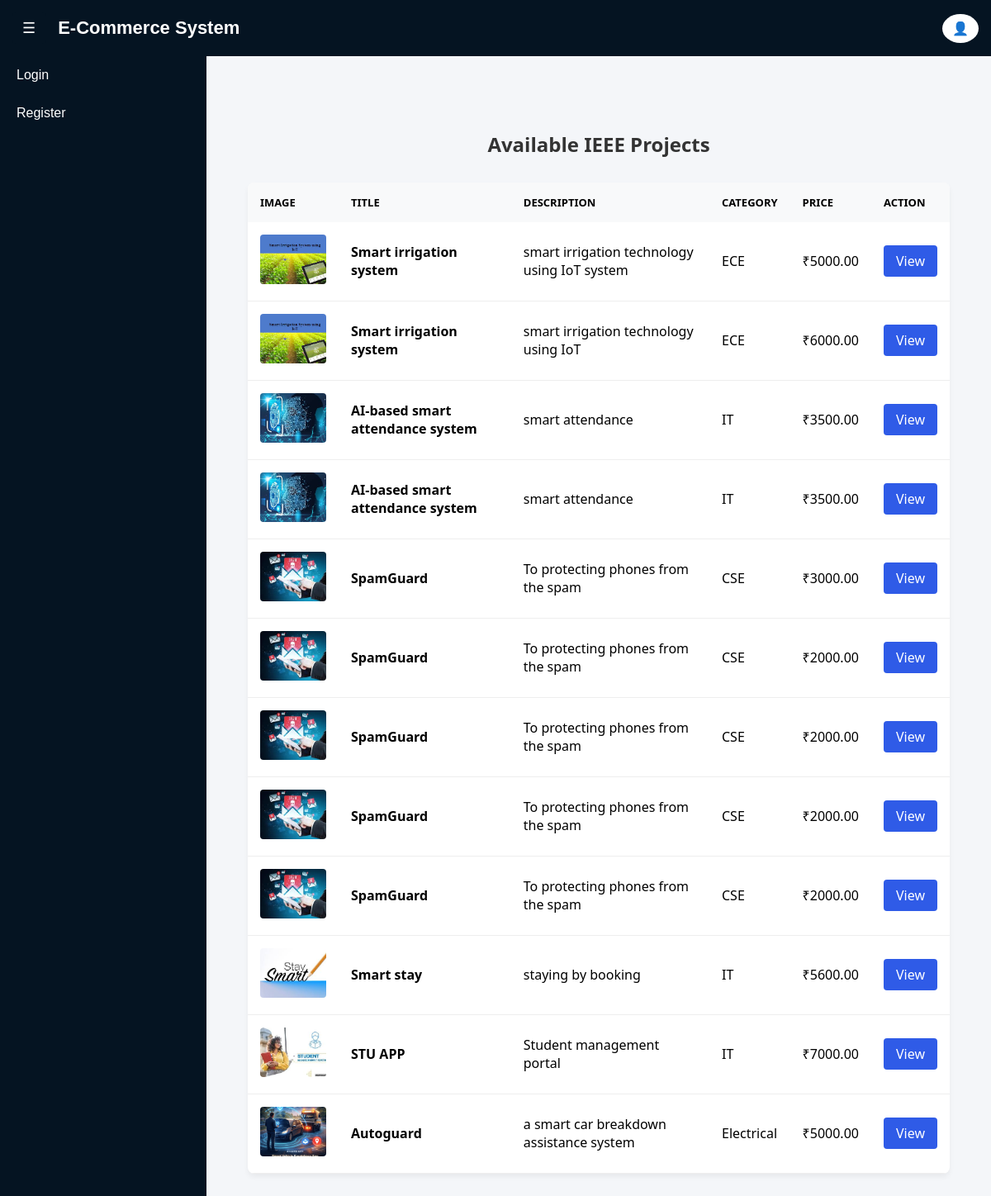
The page /projects/ on the database as committed earlier.
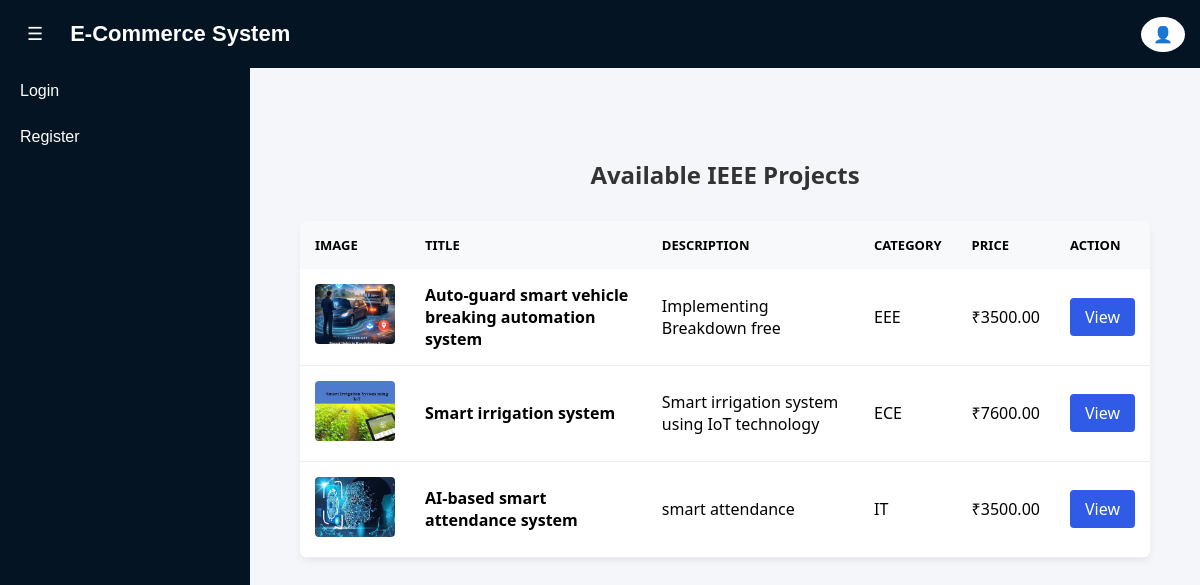
The same page on the database as committed later.
### ecom_app/models.py (models this page shows, shortened)
class Project(models.Model):
    CATEGORY_CHOICES = (
        ('AI', 'Artificial Intelligence'),
        ('ML', 'Machine Learning'),
        ('DL', 'Deep Learning'),
        ('WEB', 'Web Development'),
        ('IOT', 'Internet of Things'),
        ('DATA', 'Data Science'),
    )
    title = models.CharField(max_length=255)
    description = models.TextField()
    category = models.CharField(max_length=50, choices=CATEGORY_CHOICES)
    price = models.DecimalField(max_digits=10, decimal_places=2)
    google_drive_link = models.URLField()
    project_image = models.ImageField(upload_to='project_images/')
    created_at = models.DateTimeField(auto_now_add=True)

### ecom_app/views.py (the view)
# urls.py: path('projects/', views.admin_project_list, name='admin_project_list'),
def admin_project_list(request):
    projects = Project.objects.all().order_by('-created_at')
    return render(request, 'store/admin_project_list.html', {'projects': projects})

### ecom_app/templates/store/admin_project_list.html (shortened to what this page needs)
{% extends 'store/admin_base.html' %}
{% block content %}
<div class="content-wrapper">
<h2 class="title">Available IEEE Projects</h2>
    <div class="table-container">
        <table class="project-table">
            <thead>
                <tr>
                    <th>Image</th>
                    <th>Title</th>
                    <th>Description</th>
                    <th>Category</th>
                    <th>Price</th>
                    <th>Action</th>
                </tr>
            </thead>
            <tbody>
                {% for project in projects %}
                <tr>
                    <td>
                        <img src="{{ project.project_image.url }}" class="project-img" alt="{{ project.title }}">
                    </td>
                    <td><strong>{{ project.title }}</strong></td>
                    <td>{{ project.description|truncatewords:10 }}</td>
                    <td><span class="badge">{{ project.category }}</span></td>
                    <td>₹{{ project.price }}</td>
                    <td>
                        <a href="{% url 'admin_project_detail' project.id %}" target="_blank" class="view-btn">
                            View
                        </a>
                    </td>
                </tr>
                {% endfor %}
            </tbody>
        </table>
    </div>
</div>
{% endblock %}

### ecom_app/templates/store/admin_base.html (shortened to what this page needs)
<!DOCTYPE html>
<html lang="en">
<head>
</head>
<body>
    <div class="header">
        <div class="header-left">
            <button class="toggle-btn" onclick="toggleSidebar()">☰</button>
            E-Commerce System
        </div>
        <div class="profile-menu">
            <div class="profile-icon" onclick="toggleProfile()">👤</div>
        </div>
    </div>
    <div class="page">
        <div class="sidebar" id="sidebar">
            {% if user.is_authenticated %}
            {% if not user.is_student_registered %}
            <a href="{% url 'admin_project_list' %}">View Projects</a>
            <a href="{% url 'admin_add_project' %}">Add Project</a>
            <a href="{% url 'admin_student_list' %}">Student List</a>
            {% else %}
            <a href="{% url 'home' %}">Home</a>
            <a href="{% url 'admin_project_list' %}">View Projects</a>
            <a href="{% url 'payment_details' %}">Payment Details</a>
            <a href="#">Purchased Projects</a>
            {% endif %}
            {% else %}
            <a href="{% url 'admin_login_view' %}">Login</a>
            <a href="{% url 'admin_register_view' %}">Register</a>
            {% endif %}
        </div>
        <div class="main-content">
            <div class="content">
                {% block content %}
                {% endblock %}
            </div>
        </div>
    </div>
</body>
</html>

### ecom_app/templates/store/admin_base.html (style rules this page uses)
body { margin: 0; font-family: Arial, Helvetica, sans-serif; background: #f4f6f9; }
.header { background: #051422; color: white; padding: 15px; font-size: 22px; font-weight: bold; display: flex; align-items: center; justify-content: space-between; }
.header-left { display: flex; align-items: center; }
.toggle-btn { background: #051422; color: white; border: none; padding: 8px 12px; cursor: pointer; border-radius: 4px; font-size: 18px; margin-right: 15px; }
.profile-menu { position: relative; }
.profile-icon { background: #ffffff; color: white; padding: 8px 12px; border-radius: 50%; cursor: pointer; font-size: 16px; }
.page { display: flex; }
.sidebar { width: 250px; background: #051422; min-height: 100vh; transition: 0.3s; }
.sidebar a { display: block; color: white; padding: 14px 20px; text-decoration: none; font-size: 16px; }
.main-content { flex: 1; padding: 20px; transition: 0.3s; }

### ecom_app/templates/store/admin_project_list.html (style rules this page uses)
.content-wrapper { padding:30px; font-family:'Segoe UI',sans-serif; }
.title { text-align:center; margin-bottom:30px; color:#333; }
.table-container { width:100%; overflow-x:auto; background:white; border-radius:8px; box-shadow:0 4px 6px rgba(0,0,0,0.05); }
.project-table { width:100%; border-collapse:collapse; }
.project-table thead { background:#f8f9fa; }
.project-table th { padding:15px; text-align:left; font-size:13px; text-transform:uppercase; }
.project-table td { padding:15px; border-bottom:1px solid #eee; }
.project-img { width:80px; height:60px; object-fit:cover; border-radius:4px; }
.view-btn { background:#2f5be7; color:white; padding:8px 15px; border-radius:4px; text-decoration:none; }

Rows that differ between the two databases and show on the page:
removed Project: project_image (picture), title "Smart irrigation system", description "smart irrigation technology using IoT system", category "ECE", price "5000.00"
removed Project: project_image (picture), title "Smart irrigation system", description "smart irrigation technology using IoT", category "ECE", price "6000.00"
removed Project: project_image (picture), title "AI-based smart attendance system", description "smart attendance", category "IT", price "3500.00"
removed Project: project_image (picture), title "SpamGuard", description "To protecting phones from the spam", category "CSE", price "3000.00"
removed Project: project_image (picture), title "SpamGuard", description "To protecting phones from the spam", category "CSE", price "2000.00"
removed Project: project_image (picture), title "SpamGuard", description "To protecting phones from the spam", category "CSE", price "2000.00"
removed Project: project_image (picture), title "SpamGuard", description "To protecting phones from the spam", category "CSE", price "2000.00"
removed Project: project_image (picture), title "SpamGuard", description "To protecting phones from the spam", category "CSE", price "2000.00"
removed Project: project_image (picture), title "Smart stay", description "staying by booking", category "IT", price "5600.00"
removed Project: project_image (picture), title "STU APP", description "Student management portal", category "IT", price "7000.00"
removed Project: project_image (picture), title "Autoguard", description "a smart car breakdown assistance system", category "Electrical", price "5000.00"
added Project: project_image (picture), title "Auto-guard smart vehicle breaking automation system", description "Implementing Breakdown free", category "EEE", price "3500.00"
added Project: project_image (picture), title "Smart irrigation system", description "Smart irrigation system using IoT technology", category "ECE", price "7600.00"
